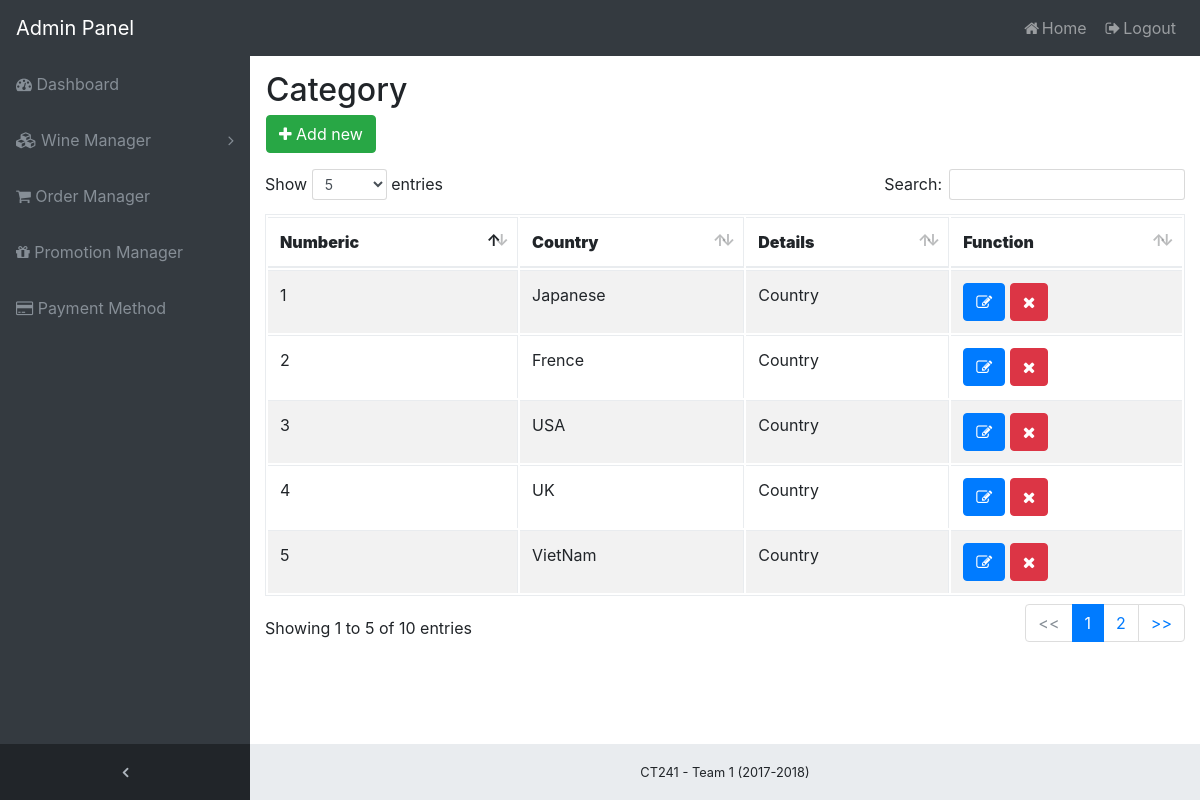
The app's page /admin/wine/country/ (signed in) with its own data.
### tables this page shows
CREATE TABLE IF NOT EXISTS `country` (
  `CountryId` int(12) NOT NULL,
  `CountryName` text,
  `CountryDetails` text
);

### src/WineCountry/WineCountry.php (the view, shortened to what this page needs)
<?php
$cmd = "SELECT `CountryId`, `CountryName`, `CountryDetails` FROM `country`";
$list_country = mysql_query($cmd);
?>
<div class="col-sm-12">
    <div class="row">
        <div class="ml-3">
            <h2>Category</h2>
        </div>
    </div>
    <div class="row mb-3">
        <a href="./admin/wine/country/add" class="btn btn-success ml-3 mr-3"><i class="fa fa-plus"></i> Add new</a>
    </div>
 	<div class="row">
		<table id="tableluna" class="table table-striped table-responsive table-bordered" cellpadding="0" width="" >
			<thead>
				<tr>
					<th><strong>Numberic</strong></th>
					<th><strong>Country</strong></th>
					<th><strong>Details</strong></th>
					<th><strong>Function</strong></th>
				</tr>
			</thead>
			<tbody>
			<?php
			$num = 1;
			while(list($id, $name, $details) = mysql_fetch_array($list_country))
			{
			?>
			  <tr>
			    <td><?= $num;?> </td>
			    <td><?= $name;?> </td>
			    <td><?= $details;?> </td>
                <td>
                  <a class="btn btn-primary" href='./admin/wine/country/update/<?=$id;?>'><i class="fa fa-edit"></i></a>
                  <a class='btn btn-danger' href='./admin/wine/country/delete/<?=$id;?>' onclick="return confirm('Are you sure?')"><i class="fa fa-remove"><?php $id ?></i></a>
                </td>
			  </tr>
			<?php
			    $num++;
			}
			?>
			</tbody>
		</table>
 	</div>
</div>

### public/css/sb-admin.css (style rules this page uses)
html { position: relative; min-height: 100%; }
body { overflow-x: hidden; }
body.sticky-footer { margin-bottom: 56px; }
body.fixed-nav { padding-top: 56px; }

### records on screen
country: CountryName "Japanese", CountryDetails "Country"
country: CountryName "Frence", CountryDetails "Country"
country: CountryName "USA", CountryDetails "Country"
country: CountryName "UK", CountryDetails "Country"
country: CountryName "VietNam", CountryDetails "Country"
